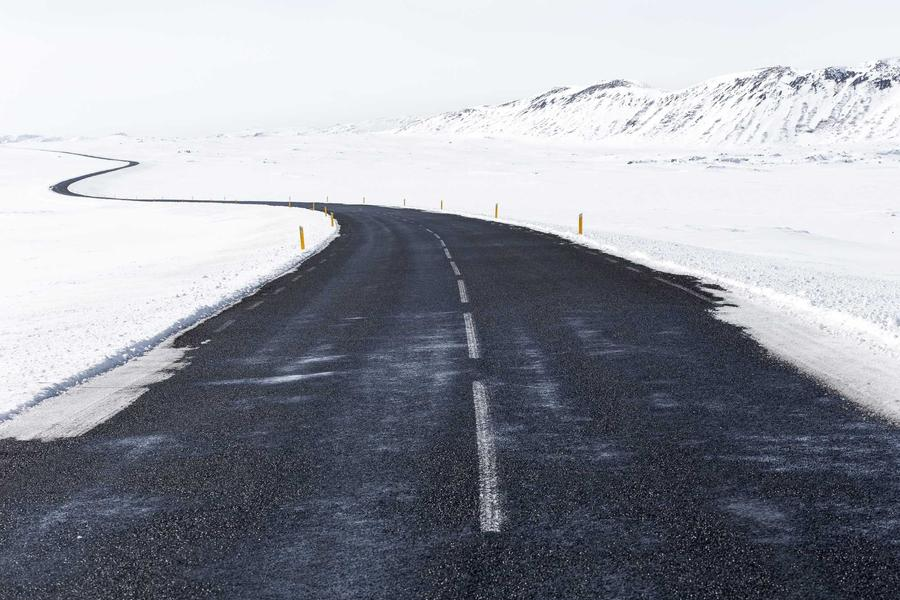
#> input picture images/navjot_d.jpg, 900 x 600 px
$ jupyter execute lab6.ipynb
#> lines starting #> are read from the running program, lines starting #| are printed output that depends on the picture
# Practical 6 - Image Smoothing

Aim: Smooth an image using averaging, weighted and Gaussian filters with different padding methods.

[cell 1]
import cv2
import numpy as np
import matplotlib.pyplot as plt

print("Name: Navjot Singh")
print("Roll No: 2025010071")

img = cv2.imread("images/navjot_d.jpg", cv2.IMREAD_GRAYSCALE)
#> img: shape (600, 900); min 0, max 255, mean 153.3

size = 5
sigma = 1.5

plt.figure(figsize=(8, 5))
plt.imshow(img, cmap="gray")
plt.title("Original Image")
plt.axis("off")
plt.show()

[cell 2]
# averaging filter with zero padding
kernel_avg = np.ones((size, size), np.float32) / (size * size)
avg_filter = cv2.filter2D(img, -1, kernel_avg, borderType=cv2.BORDER_CONSTANT)
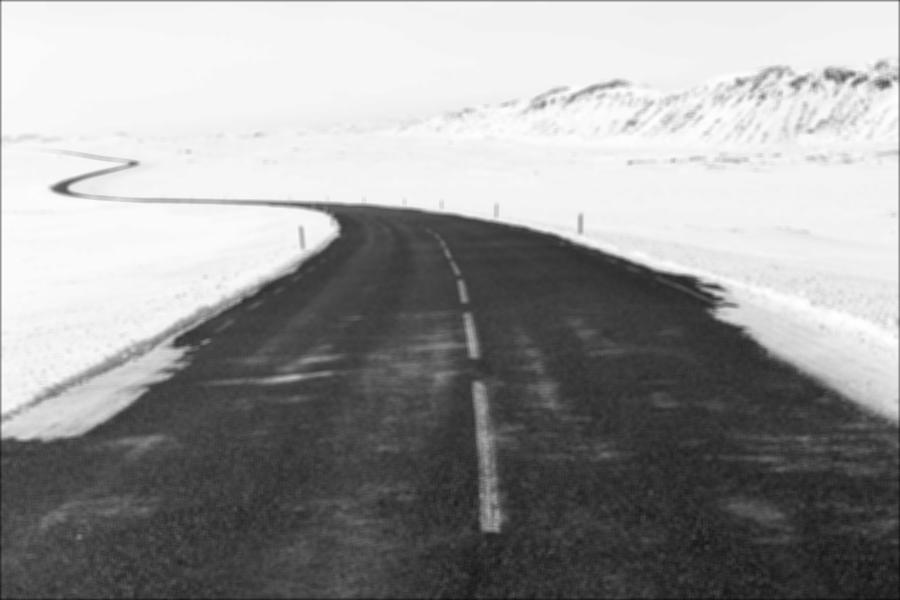
#> avg_filter: shape (600, 900); min 14, max 255, mean 152.8

[cell 3]
# weighted kernel h(x,y) = max(|x|,|y|)
center = size // 2
kernel_weighted = np.zeros((size, size), np.float32)

for i in range(size):
    for j in range(size):
        kernel_weighted[i, j] = max(abs(i - center), abs(j - center))

kernel_weighted = kernel_weighted / kernel_weighted.sum()
weighted_filter = cv2.filter2D(img, -1, kernel_weighted, borderType=cv2.BORDER_REPLICATE)

print("Weighted kernel:")
print(kernel_weighted)

[cell 4]
# gaussian filter
gaussian_filter = cv2.GaussianBlur(img, (size, size), sigma)

[cell 5]
print("Filter size:", size)
print("Gaussian sigma:", sigma)
print("Padding: zero for averaging, replicate for weighted, reflect for Gaussian")

titles = ["Original", "Averaging Filter", "Weighted Filter", "Gaussian Filter"]
images = [img, avg_filter, weighted_filter, gaussian_filter]

plt.figure(figsize=(10, 8))
for i in range(4):
    plt.subplot(2, 2, i + 1)
    plt.imshow(images[i], cmap="gray")
    plt.title(titles[i])
    plt.axis("off")

plt.tight_layout()
plt.show()
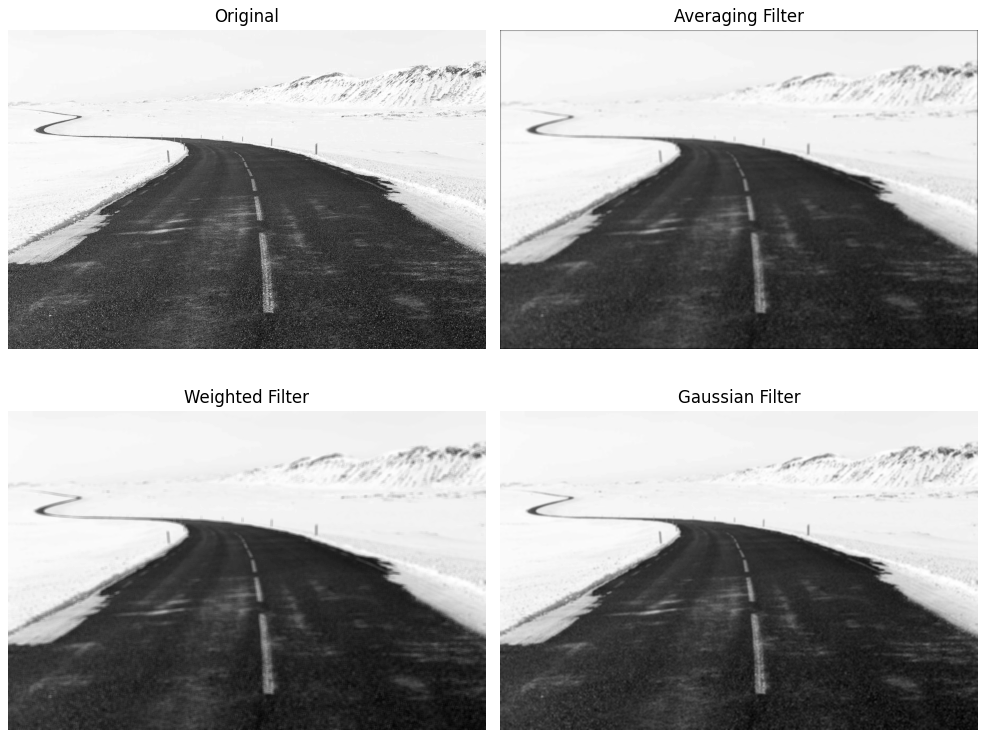
#> figure drawn by matplotlib, 4 panels

$ run again, with images/navjot_a.jpg copied over images/navjot_d.jpg
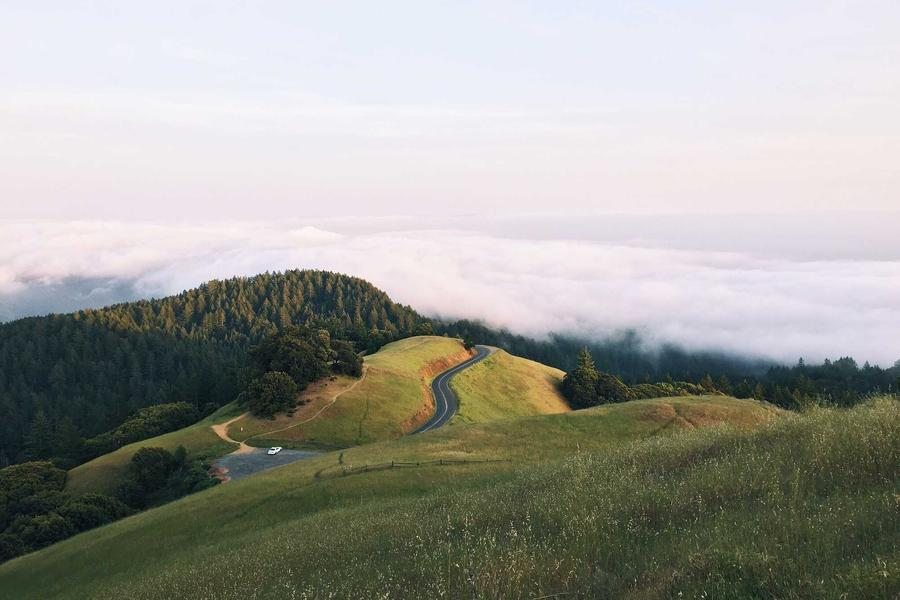
#> input picture images/navjot_a.jpg, 900 x 600 px
#> `img = cv2.imread("images/navjot_d.jpg", cv2.IMREAD_GRAYSCALE)`:
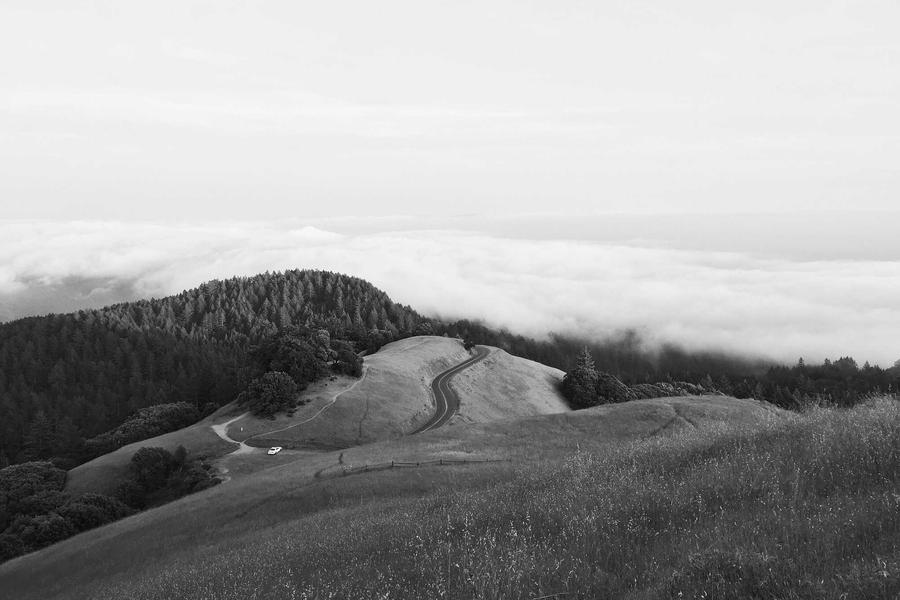
#> img: shape (600, 900); min 0, max 255, mean 157.1
#> `plt.show()`:
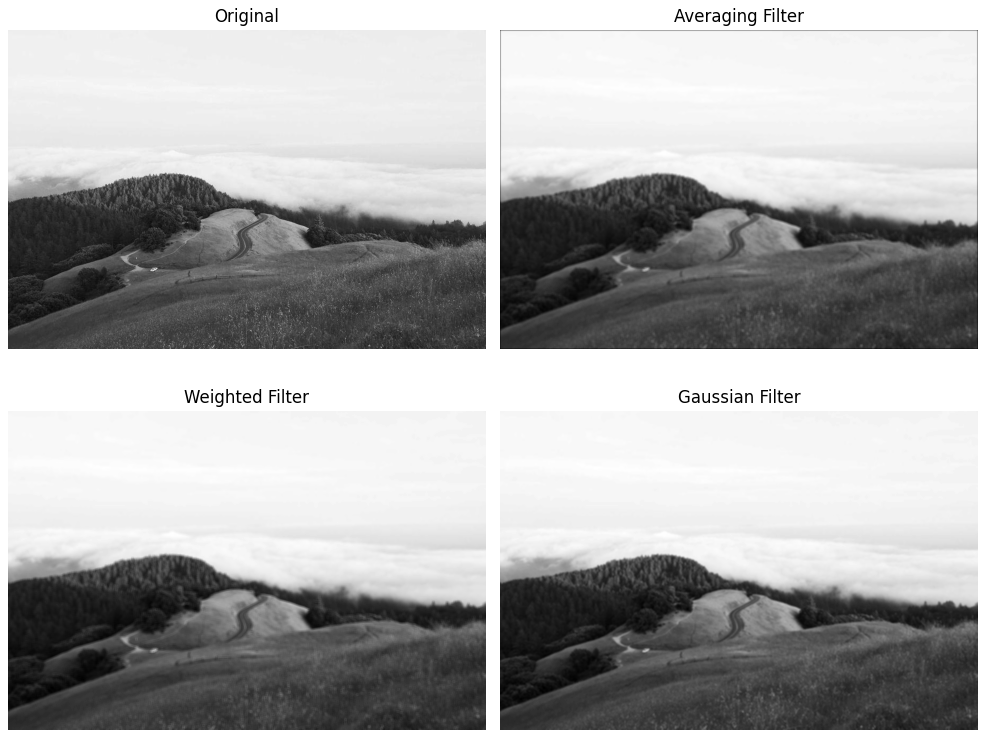
#> figure drawn by matplotlib, 4 panels
